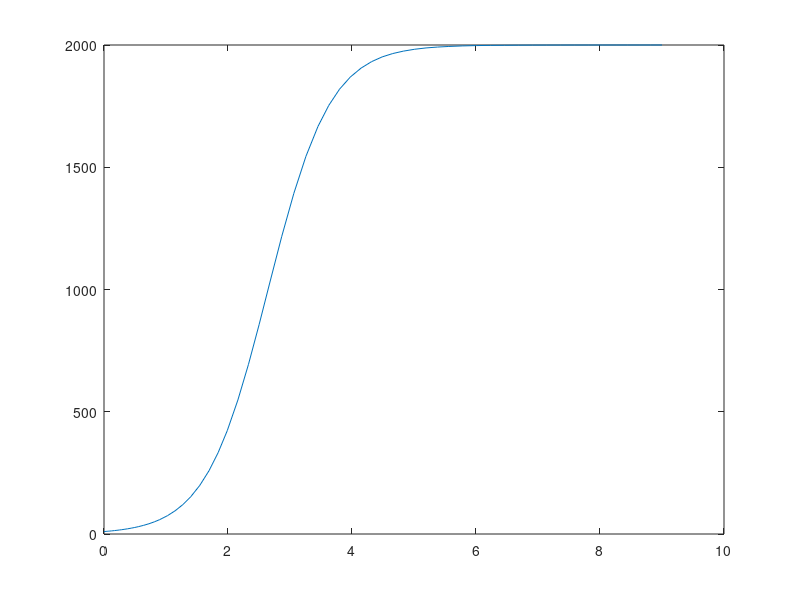

Write MATLAB code to recreate this figure.
function [t,y] = ejm01slide()
tinter = [0 9];
y0 = 10;

[t,y] = ode45(@lader,tinter,y0);
plot(t,y)

function dydt = lader(t,y)
alfa = 2; gama = 1e-3;
dydt = alfa*y - gama*y^2;
end

end